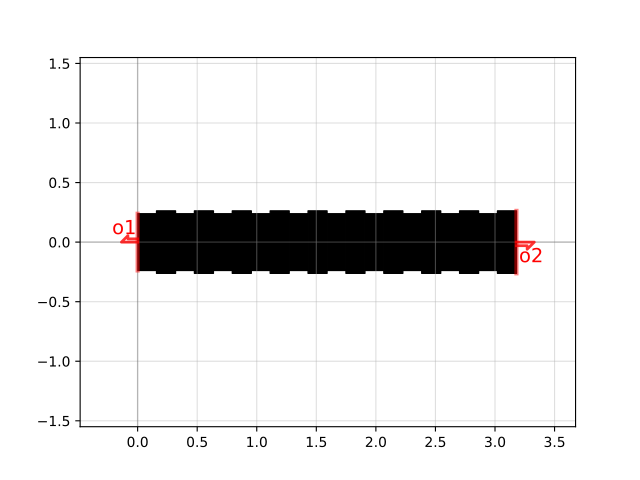

The Python source for this figure:
import gdsfactory as gf

c = gf.components.dbr(w1=0.475, w2=0.525, l1=0.159, l2=0.159, n=10)
c.plot()
